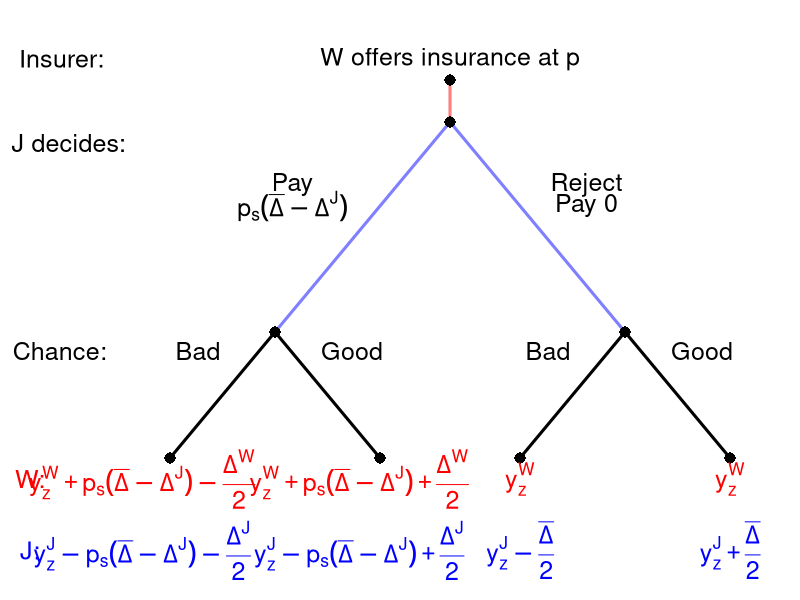

Source code (R):
#' Graph Designer: Simon Halliday, Scott Cohn
#' Authors: Bowles and Halliday
#' Title: Coordination, Conflict and Competition: A Text in Microeconomics

library(shape)
pdf(file = "risk/sequential_risk.pdf", width = 9, height = 7)

#Set parameters for graphics
axislabelsize <- 1.5
labelsize <- 2
actionlabelsize <- 1.5
graphlinewidth <- 3
segmentlinewidth <- 2
nodesize <- 1.5

COL <- c("#7fc97f", "#beaed4", "#fdc086", "#ffff99", "#386cb0", "#f0027f", "#bf5b17", "#666666")
COLA <- c("#99d8c9","#66c2a4","#41ae76", "#238b45", "#005824")
COLB <- c("#4eb3d3", "#2b8cbe", "#0868ac","#084081")

par(mar =  c(5, 5, 4, 0))

xlims <- c(0, 10)
ylims <- c(0, 10)

npts <- 501 
x <- seq(xlims[1], xlims[2], length.out = npts)
y <- seq(ylims[1], ylims[2], length.out = npts) 

plot(0, 0, xlim = xlims, ylim = ylims, type = "n",
     xlab = expression(paste("")),
     ylab = expression(paste("")), 
     xaxt = "n", 
     yaxt = "n", 
     cex.lab = axislabelsize, 
     bty = "n",
     xaxs="i", 
     yaxs="i")

ticksy <- seq(from = 0, to = ylims[2], by = 2)
ylabels <- seq(from = 0, to = ylims[2], by = 2)
ticksx <- seq(from = 0, to = xlims[2], by = 2)
xlabels <- seq(from = 0, to = xlims[2], by = 2)

#Branches for Agent
segments(5, 9, 5, 10, lty = 1, col = rgb(1, 0, 0, 0.5), lwd = graphlinewidth, xpd = TRUE)
#Fish 10
segments(5, 9, 2.5, 4, col = rgb(0, 0, 1, 0.5), lty = 1, lwd = graphlinewidth)
segments(2.5, 4, 1, 1, lty = 1,  lwd = graphlinewidth)

#Fish 12
segments(5, 9, 7.5, 4, lty = 1, col = rgb(0, 0, 1, 0.5), lwd = graphlinewidth)

segments(7.5, 4, 9, 1, lty = 1, lwd = graphlinewidth)

#Branches for Agent
#From Aram Fishing 10
#Bina fishes 10
segments(7.5, 4, 6, 1, lty = 1,  lwd = graphlinewidth)
#Bina fishes 12
segments(2.5, 4, 4, 1, lty = 1,  lwd = graphlinewidth)

#From Aram fishing 12
#Bina fishes 10
#segments(7.5, 5, 6, 1, lty = 1, col = rgb(1, 0, 0, 0.5), lwd = graphlinewidth)


#Bina fishes 12
#segments(7.5, 5, 9, 1, lty = 1, col = rgb(1, 0, 0, 0.5), lwd = graphlinewidth)

#Initial node
points(5, 10, pch = 16, col = "black", cex = nodesize, xpd = TRUE)
points(5, 9, pch = 16, col = "black", cex = nodesize)

#P1 Nodes
points(2.5, 4, pch = 16, col = "black", cex = nodesize)
points(7.5, 4, pch = 16, col = "black", cex = nodesize) 

#P2 Terminal Nodes
points(1, 1, pch = 16, col = "black", cex = nodesize)
points(4, 1, pch = 16, col = "black", cex = nodesize)
points(6, 1, pch = 16, col = "black", cex = nodesize)
points(9, 1, pch = 16, col = "black", cex = nodesize)

text(-0.55, 10.5, expression(paste("Insurer:")), cex = actionlabelsize, xpd = TRUE)
text(5, 10.5, expression(paste("W offers insurance at ", p)), cex = actionlabelsize, xpd = TRUE)
#text(5, 10.55, expression(paste("and wage, ", w)), cex = actionlabelsize, xpd = TRUE)

text(-0.45, 8.5, expression(paste("J decides:")), cex = actionlabelsize, xpd = TRUE)

text(2.75, 7.5, expression(paste("Pay")), cex = actionlabelsize)
text(2.75, 7, expression(paste(p[s](bar(Delta) - Delta^J))), cex = actionlabelsize)


text(6.95, 7.5, expression(paste("Reject")), cex = actionlabelsize)
text(6.95, 7, expression("Pay 0"), cex = actionlabelsize)

#text(-0.575, 6.15, expression(paste("Chance:")), cex = actionlabelsize, xpd = TRUE)

# text(2.2, 6.15-0.5, expression(paste("Worker is")), cex = actionlabelsize)
# text(2.2, 5.7-0.5, expression(paste("terminated")), cex = actionlabelsize)
# text(2.2, 5.25-0.5, expression(paste((t))), cex = actionlabelsize)

text(-0.575, 3.55, expression(paste("Chance:")), cex = actionlabelsize, xpd = TRUE)

text(1.4, 3.55, expression(paste("Bad")), cex = actionlabelsize)
text(3.6, 3.55, expression(paste("Good")), cex = actionlabelsize)
text(6.4, 3.55, expression(paste("Bad")), cex = actionlabelsize)
text(8.6, 3.55, expression(paste("Good")), cex = actionlabelsize)



#Payoffs 
text(-1, 0.5, expression(paste("W:")), cex = actionlabelsize, col = rgb(1, 0, 0, 1), xpd = TRUE)
text(-1, -1.2, expression(paste("J:")), cex = actionlabelsize, col = rgb(0, 0, 1, 1), xpd = TRUE)


text(0.6, 0.5, expression(y[z]^W + p[s](bar(Delta) - Delta^J) - frac(Delta^W, 2)), cex = actionlabelsize, col = rgb(1, 0, 0, 1), xpd = TRUE)
text(0.6, -1.2, expression(y[z]^J - p[s](bar(Delta) - Delta^J) - frac(Delta^J, 2)), cex = actionlabelsize, col = rgb(0, 0, 1, 1),xpd = TRUE)

text(3.7, 0.5, expression(y[z]^W + p[s](bar(Delta) - Delta^J) + frac(Delta^W, 2)), col = rgb(1, 0, 0, 1), cex = actionlabelsize, xpd = TRUE)
text(3.7, -1.2, expression(y[z]^J - p[s](bar(Delta) - Delta^J) + frac(Delta^J, 2)), col = rgb(0, 0, 1, 1), cex = actionlabelsize, xpd = TRUE)

text(6, 0.5, expression(y[z]^W), cex = actionlabelsize, col = rgb(1, 0, 0, 1), xpd = TRUE)
text(6, -1.2, expression(y[z]^J - frac(bar(Delta), 2)), col = rgb(0, 0, 1, 1), cex = actionlabelsize, xpd = TRUE)

text(9, 0.5, expression(y[z]^W), cex = actionlabelsize, col = rgb(1, 0, 0, 1), xpd = TRUE)
text(9, -1.2, expression(y[z]^J + frac(bar(Delta), 2)), col = rgb(0, 0, 1, 1), cex = actionlabelsize, xpd = TRUE)

dev.off()
